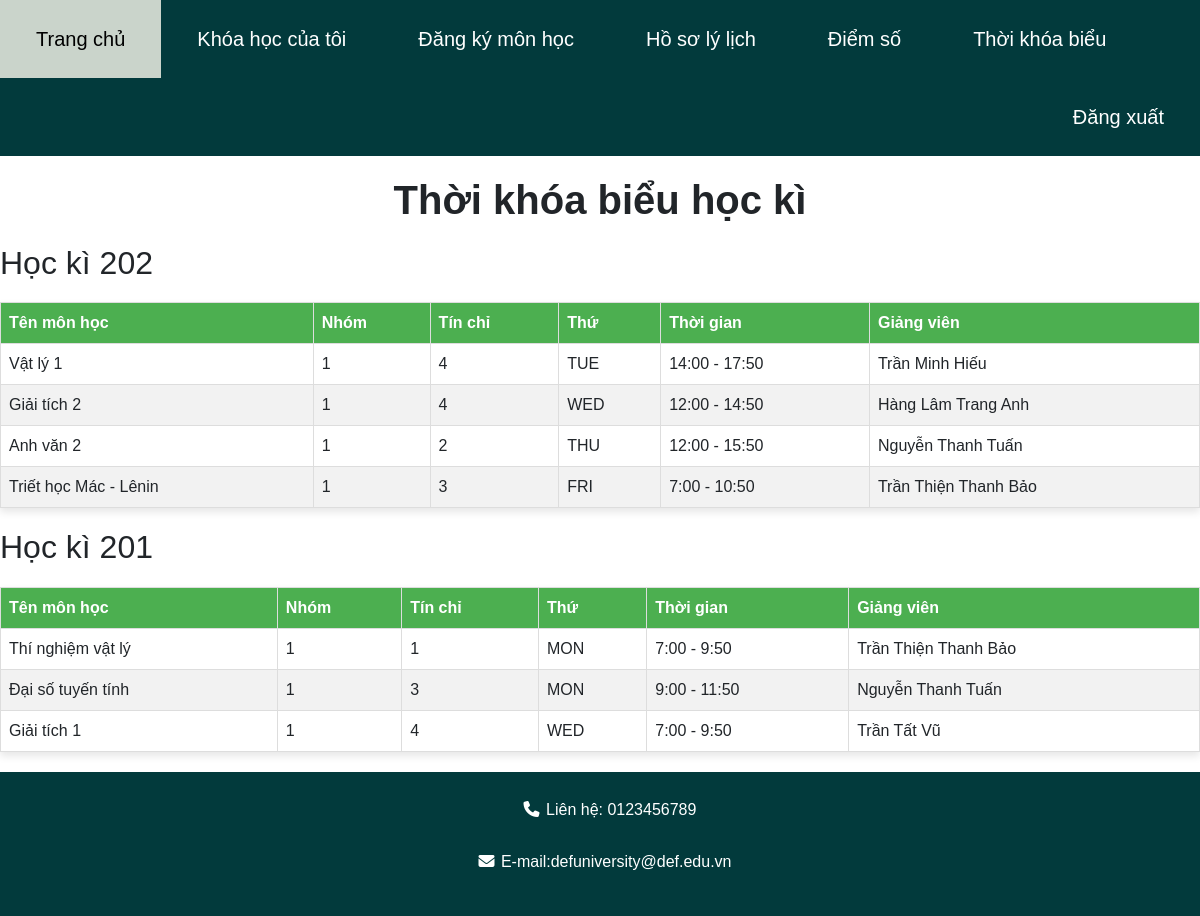
The app's page /student/my_schedule/ (signed in) with its own data.
### Schedule/models.py (models this page shows, shortened)
class Schedule(models.Model):
    course = models.ForeignKey(Course, on_delete=models.CASCADE, null=True)
    days = models.ForeignKey(DayOfWeek, on_delete=models.CASCADE, null=True)
    start_hour = models.ForeignKey(HourOfDay, on_delete=models.CASCADE, null=True)
    end_hour = models.IntegerField(default=0)

class DayOfWeek(models.Model):
    day = models.CharField(max_length=3, unique=True) # Từ thứ 2 đến thứ 7
    def __str__(self):
        return self.day

class HourOfDay(models.Model):
    hour = models.IntegerField(unique=True) # Từ 7h đến 15h
    def __str__(self):
        return str(self.hour)

### Databases/models.py (models this page shows, shortened)
class Semester(models.Model):
    semester_id = models.CharField(max_length=10, null=True, default="")
    is_registration = models.BooleanField(null=True, default=False)

class Subject(models.Model):
    name = models.CharField(max_length=50, null=True, default="")
    credit = models.IntegerField(default=0)
    days = models.IntegerField(default=1)
    hours = models.IntegerField(default=1)

### Course/models.py (models this page shows, shortened)
class Course(models.Model):
    students = models.ManyToManyField(Student)
    teacher = models.ForeignKey(Teacher, on_delete=models.CASCADE, null=True)
    subject = models.ForeignKey(Subject, on_delete=models.CASCADE, null=True)
    semester = models.ForeignKey(Semester, on_delete=models.CASCADE, null=True)
    id_course = models.CharField(max_length=3, null=True)

### Teacher/models.py (models this page shows, shortened)
class Teacher(models.Model):
    name = models.CharField(max_length=30, null=True, blank=True)
    department = models.ForeignKey(Department, on_delete=models.CASCADE, null=True)
    username = models.OneToOneField(MyUser, on_delete=models.CASCADE, null = True)
    phone_number = models.CharField(max_length=15, null=True)
    date_of_birth = models.DateField(null=True)
    hometown = models.CharField(max_length=40, null=True)
    avatar = models.ImageField(upload_to="Avatar/Teacher/", null=True, blank=True)
    GENDER_CHOICES = [
        ('Nam', 'Nam'),
        ('Nữ', 'Nữ'),
    ]
    gender = models.CharField(max_length=10, null=True, choices=GENDER_CHOICES)

### Student/views.py (the view)
# urls.py: path("my_schedule/", views.ScheduleView.as_view(), name="student_schedule"),
class ScheduleView(RoleRequiredMixin, View):
    def has_permission(self, user):
        return user.user_type == 'Student'
    def get(self, request):
        student = request.user.student
        student_courses = Course.objects.filter(students=student)
        student_schedules = Schedule.objects.filter(course__in=student_courses)
        schedules_by_semester = defaultdict(list)
        for schedule in student_schedules:
            semester_id = schedule.course.semester.semester_id
            schedules_by_semester[semester_id].append(schedule)
        schedules_by_semester = dict(sorted(schedules_by_semester.items(), reverse=True))
        days_order = ['MON', 'TUE', 'WED', 'THU', 'FRI', 'SAT', 'SUN']
        for schedules in schedules_by_semester.values():
            schedules.sort(key=lambda x: (days_order.index(x.days.day), x.start_hour.hour))
        context = {
            "schedules_by_semester": schedules_by_semester
        }
        return render(request, "Student/schedule_view.html", context)

### Login/mixins.py (called while the page is built)
    def dispatch(self, request, *args, **kwargs):
        if not request.user.is_authenticated:
            return self.handle_no_permission()
        elif not self.has_permission(request.user):
            return HttpResponseRedirect(self.get_redirect_url())
        return super().dispatch(request, *args, **kwargs)

### templates/Student/schedule_view.html (shortened to what this page needs)
{% load static %}
<!DOCTYPE html>
<html lang='vi'>
<head>
    <link rel="stylesheet" href="https://cdnjs.cloudflare.com/ajax/libs/font-awesome/6.5.2/css/all.min.css">
	<link href="https://cdn.jsdelivr.net/npm/bootstrap@5.3.3/dist/css/bootstrap.min.css" rel="stylesheet">
    <link href="https://getbootstrap.com/docs/5.3/assets/css/docs.css" rel="stylesheet">
	<link rel="stylesheet" href="https://cdnjs.cloudflare.com/ajax/libs/font-awesome/6.5.2/css/all.min.css">
    <link rel="stylesheet" href="{% static 'css/file.css' %}">
    <link rel="stylesheet" href="{% static 'css/home.css' %}">
    <link rel="stylesheet" href="{% static 'css/schedule.css' %}">
</head>
<body>
    <div class="sticky-top">
        <nav>
            <a href="{% url 'Student:student' %}" class="menu_left">Trang chủ</a>
            <a href="{% url 'Student:student_course' %}" class="menu_left">Khóa học của tôi</a>
            <a href="{% url 'Registration:registration_student' %}" class="menu_left">Đăng ký môn học</a>
            <a href="{% url 'Student:student_profile' %}" class="menu_left">Hồ sơ lý lịch</a>
            <a href="{% url 'Student:student_score' %}" class="menu_left">Điểm số</a>
            <a href="{% url 'Student:student_schedule' %}" class="menu_left">Thời khóa biểu</a>
            <a href="{% url 'Logout:logout' %}" class="menu_right">Đăng xuất</a>
        </nav>
    </div>
    <h1 style="text-align: center; font-weight: bold; margin-bottom: 20px; margin-top: 20px;">Thời khóa biểu học kì</h1>
    {% for semester, schedules in schedules_by_semester.items %}
        <h2>Học kì {{ semester }}</h2>
        <table class="schedule-table">
            <thead>
                <tr>
                    <th>Tên môn học</th>
                    <th>Nhóm</th>
                    <th>Tín chỉ</th>
                    <th>Thứ</th>
                    <th>Thời gian</th>
                    <th>Giảng viên</th>
                </tr>
            </thead>
            <tbody>
                {% for schedule in schedules %}
                    <tr>
                        <td>{{ schedule.course.subject.name }}</td>
                        <td>{{ schedule.course.id_course }}</td>
                        <td>{{ schedule.course.subject.credit }}</td>
                        <td>{{ schedule.days }}</td>
                        <td>{{ schedule.start_hour }}:00 - {{ schedule.end_hour }}:50</td>
                        <td>{{ schedule.course.teacher.name }}</td>
                    </tr>
                {% endfor %}
            </tbody>
        </table>
    {% endfor %}
    <footer>
        <div class="call">
            <div class="fa fa-phone"></div>
            <p class="call_us">Liên hệ: 0123456789 </p>
        </div>
        <div class="contact">
            <div class="fa fa-envelope"></div>
            <p class="contact_us">E-mail:defuniversity@def.edu.vn</p>
        </div>
    </footer>
</body>
</html>

### static/css/file.css (style rules this page uses)
body { font-family: Arial, Helvetica, sans-serif; }
* { box-sizing: border-box; }
* { margin: 0px; }
nav { background-color: #023A3C; overflow: hidden; }
nav a { color: white; padding: 24px 36px; text-align: center; text-decoration: none; display: block; }
.menu_left { float: left; }
.menu_right { float: right; }
footer { background-color: #023A3C; color: white; padding: 20px 40px; text-align: center; }
.call { padding-left:20px; margin-top:0px; }
.call_us { display:inline-block; padding-top: 6px; padding-bottom:6px; padding-left:2px; font-size:16px; }
.contact { padding-left:20px; padding-left:10px; margin-top:0px; }
.contact_us { display:inline-block; padding-top: 6px; padding-bottom:6px; padding-left:2px; font-size:16px; }
table { border-collapse: collapse; border-spacing: 0; width: 100%; border: 1px solid #ddd; background-color: white; counter-reset: section; }
table th { background-color: #f2f2f2; }
table th, table td { border: 1px solid #ddd; text-align: left; padding: 16px; }

### static/css/home.css (style rules this page uses)
body { font-family: Arial, Helvetica, sans-serif; }
* { box-sizing: border-box; }
* { margin: 0px; }
nav { background-color: #023A3C; overflow: hidden; }
nav a { color: white; padding: 24px 36px; text-align: center; text-decoration: none; display: block; }
.menu_left { float: left; font-size: 20px; cursor: pointer; }
.menu_right { float: right; font-size: 20px; }
footer { background-color: #023A3C; color: white; padding: 20px 40px; text-align: center; }
.call { padding-left:20px; margin-top:0px; }
.call_us { display:inline-block; padding-top: 6px; padding-bottom:6px; padding-left:2px; font-size:16px; }
.contact { padding-left:20px; padding-left:10px; margin-top:0px; }
.contact_us { display:inline-block; padding-top: 6px; padding-bottom:6px; padding-left:2px; font-size:16px; }

### static/css/schedule.css (style rules this page uses)
.schedule-table { width: 100%; border-collapse: collapse; margin: 20px 0; background-color: #fff; box-shadow: 0 4px 8px rgba(0,0,0,0.1); }
.schedule-table th, .schedule-table td { border: 1px solid #ddd; text-align: left; padding: 8px; }
.schedule-table th { background-color: #4CAF50; color: white; }
.schedule-table tr:nth-child(even) { background-color: #f2f2f2; }

### records on screen
Schedule: semester_id "202", course.subject.name "Vật lý 1", course.id_course "1", course.subject.credit "4", days "TUE", start_hour "14", end_hour "17", course.teacher.name "Trần Minh Hiếu"
Schedule: course.subject.name "Giải tích 2", course.id_course "1", course.subject.credit "4", days "WED", start_hour "12", end_hour "14", course.teacher.name "Hàng Lâm Trang Anh"
Schedule: course.subject.name "Anh văn 2", course.id_course "1", course.subject.credit "2", days "THU", start_hour "12", end_hour "15", course.teacher.name "Nguyễn Thanh Tuấn"
Schedule: course.subject.name "Triết học Mác - Lênin", course.id_course "1", course.subject.credit "3", days "FRI", start_hour "7", end_hour "10", course.teacher.name "Trần Thiện Thanh Bảo"
Schedule: semester_id "201", course.subject.name "Thí nghiệm vật lý", course.id_course "1", course.subject.credit "1", days "MON", start_hour "7", end_hour "9", course.teacher.name "Trần Thiện Thanh Bảo"
Schedule: course.subject.name "Đại số tuyến tính", course.id_course "1", course.subject.credit "3", days "MON", start_hour "9", end_hour "11", course.teacher.name "Nguyễn Thanh Tuấn"
Schedule: course.subject.name "Giải tích 1", course.id_course "1", course.subject.credit "4", days "WED", start_hour "7", end_hour "9", course.teacher.name "Trần Tất Vũ"
